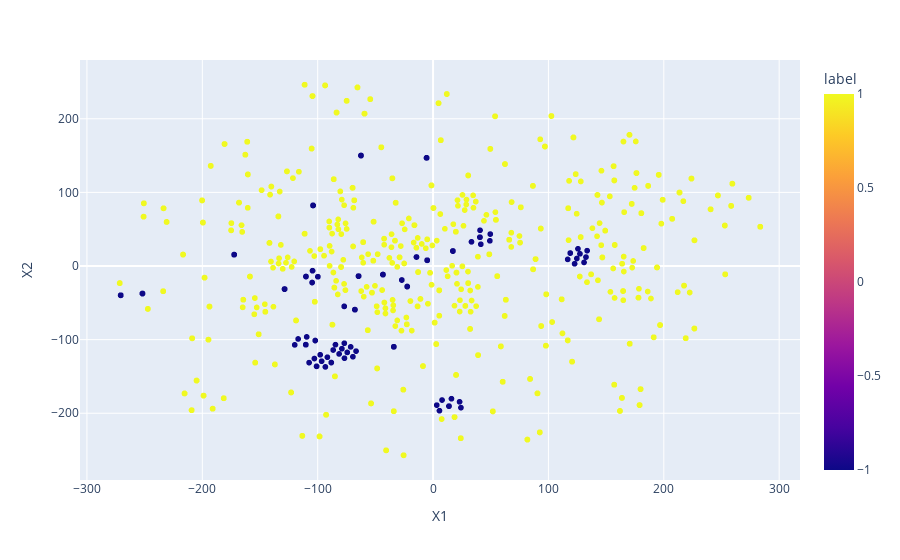

The notebook cell this image was saved under:
### Code cell
df_tsne['label'] = label
fig = px.scatter(df_tsne,'X1','X2', hover_name = 'stock_code', color = 'label')
fig.show()

### Figure 1 — Plotly figure (JSON) as saved in the notebook; plotly's stock layout.template omitted (floating-point values rounded to 4 significant figures; data arrays with more than 128 entries replaced by an {"elided": "..."} marker saying what was removed)
{"data": [{"hovertemplate": "<b>%{hovertext}</b><br><br>X1=%{x}<br>X2=%{y}<br>label=%{marker.color}<extra></extra>", "hovertext": {"elided": "2020 str values"}, "legendgroup": "", "marker": {"color": {"elided": "2020 int values"}, "coloraxis": "coloraxis", "symbol": "circle"}, "mode": "markers", "name": "", "showlegend": false, "type": "scattergl", "x": {"elided": "2020 float values"}, "xaxis": "x", "y": {"elided": "2020 float values"}, "yaxis": "y"}], "layout": {"coloraxis": {"colorbar": {"title": {"text": "label"}}, "colorscale": [[0, "#0d0887"], [0.1111, "#46039f"], [0.2222, "#7201a8"], [0.3333, "#9c179e"], [0.4444, "#bd3786"], [0.5556, "#d8576b"], [0.6667, "#ed7953"], [0.7778, "#fb9f3a"], [0.8889, "#fdca26"], [1, "#f0f921"]]}, "legend": {"tracegroupgap": 0}, "margin": {"t": 60}, "xaxis": {"anchor": "y", "domain": [0, 1], "title": {"text": "X1"}}, "yaxis": {"anchor": "x", "domain": [0, 1], "title": {"text": "X2"}}}}
